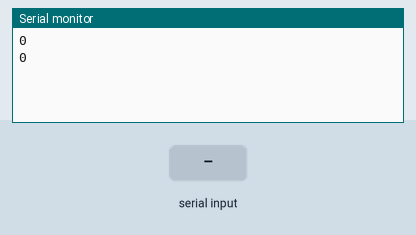
Recording of a program running on a simulated Arduino Uno, built with avr-gcc and run on an emulated ATmega328P. Shown: the last lines printed to the serial monitor. Inputs (shaded band) come from the test bench.

Above: at 1.2 s.
1.3 s: "ARMD\n" received over Serial
At 1.9 s:
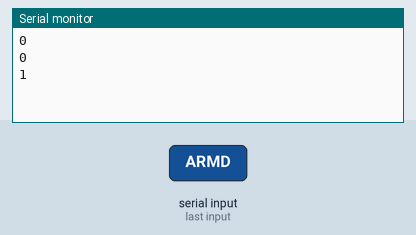
2.8 s: "RELS\n" received over Serial
At 3.31 s:
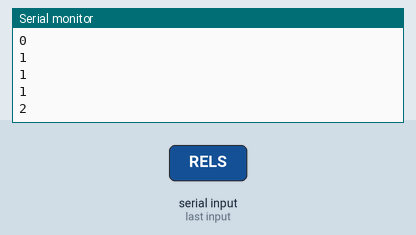
Timing chart, 0 to 5.8 s (numbered marks = the images above; inputs shaded):
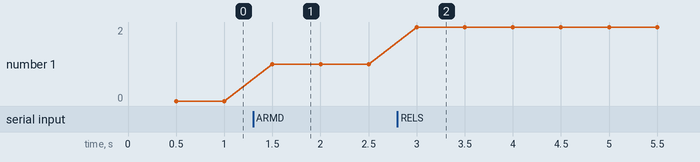

The program:

main.cpp
```cpp
#include <Arduino.h>
#include <string.h>

#define BAUD_RATE 9600
#define COMMAND_LENGTH 4
#define DELAY_MS 500

enum State {
	LOCKED,
	ARMED,
	RELEASING,
	RETRACTING,
	FAULT,
};

enum Command {
	LOCK,
	ARM,
	RELEASE,
	STOP,
	INVALID
};

enum State state;
char data [COMMAND_LENGTH + 1];
unsigned long previousMillis;
unsigned long currentMillis;
int idx = 0;


void setup() {
	state = LOCKED;
	previousMillis = millis();
	Serial.begin(BAUD_RATE);
}

void handle_command(Command cmd) {
	switch (cmd) {
		case LOCK:
			state = LOCKED;
			break;

		case ARM:
			if (state == LOCKED) {
				state = ARMED;
			}
			break;

		case RELEASE:
			if (state == ARMED) {
				state = RELEASING;
			}
			break;

		case STOP:
			state = FAULT;
			break;

		default:
			break;
	}
}

enum Command decode() {
	if (!strcmp(data, "LOCK")) {
		return LOCK;
	} else if (!strcmp(data, "ARMD")) {
		return ARM;
	} else if (!strcmp(data, "RELS")) {
		return RELEASE;
	} else if (!strcmp(data, "STOP")) {
		return STOP;
	} else {
		return INVALID;
	}
}


void clear_buffer(char* buffer, int size) {
	for (int i = 0; i < size; i++) {
		buffer[i] = '\0';
	}
}

void loop() {

	while (idx < COMMAND_LENGTH && Serial.available()) {
		int r = Serial.read();
		if (r < 0) { break; }
		char bit = (char)r;
		if (bit != '\n' && bit != '\r') {
			data[idx++] = bit;
		}
	}


	if (idx == COMMAND_LENGTH) {
		idx = 0;
		// terminate string
		data[COMMAND_LENGTH] = '\0';

		// flush buffer at \n
		while (Serial.available()) {
			int r = Serial.read();
			char bit = (char)r;

			if (bit == '\n') {
				break;
			}
		}

		// decode command
		enum Command cmd = decode();

		// change state
		handle_command(cmd);

		// clear buffer
		clear_buffer(data, COMMAND_LENGTH + 1);
	}

	currentMillis = millis();

	if (currentMillis - previousMillis >= DELAY_MS) {
		Serial.println(state);
		previousMillis = currentMillis;
	}

}
```

Measured:
- after the input at 1.3 s, the serial monitor: prints a new line after 0.20 s (image 1)
- after the input at 2.8 s, the serial monitor: prints a new line after 0.20 s (image 2)
- plotted number 1: 0 → 1 after the input at 1.3 s, 1 → 2 after the input at 2.8 s
